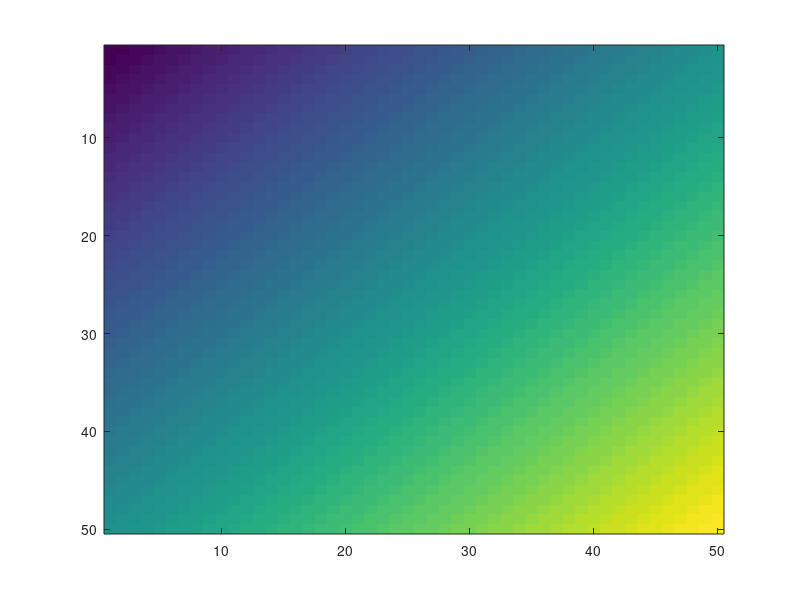
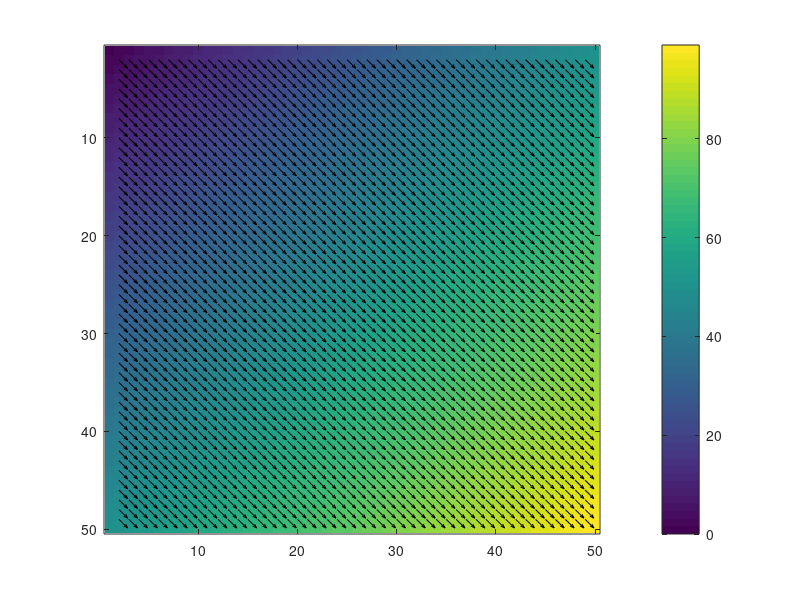

Source code (MATLAB) for these figures, in order:
%% Example matrix testing

%activation_times = [0,1,2,3,5;1,2,3,4,5;2,3,4,9,4;3,4,5,6,7;4,5,6,7,8];

activation_times = zeros(50,50);
for i = 1:50
    activation_times(i,:) = i:i+49;
end




figure
imagesc(activation_times)



% Size of the grid (assuming it's a square grid)
grid_size = size(activation_times);
nrows = grid_size(1);
ncols = grid_size(2);

% Neighborhood size
neighborhood_size = 3;

% Initialize vectors to store results
vector_field = zeros(nrows, ncols, 2); % 2 for x and y components of vectors

% Iterate over each point in the grid
for i = 2:nrows-1
    for j = 2:ncols-1
        % Extract local neighborhood
        neighborhood = activation_times(i-1:i+1, j-1:j+1);
        
        % Create coordinate grid for least squares fitting
        [X, Y] = meshgrid(-1:1, -1:1);
        
        % Flatten matrices for least squares calculation
        A = [ones(numel(X), 1), X(:), Y(:)];
        b = neighborhood(:);
        
        % Perform least squares fit
        coeffs = A\b;
        
        % Extract coefficients for vector (ignore constant term)
        vector_x = coeffs(2);
        vector_y = coeffs(3);
        
        % Store vector in vector field
        vector_field(i, j, 1) = vector_x;
        vector_field(i, j, 2) = vector_y;
    end
end

% Display or use vector_field as needed


U = reshape(vector_field(:,:,1),[],1);
V = reshape(vector_field(:,:,2),[],1);

figure
imagesc(activation_times)
colorbar
hold on
X = zeros(50,50);
for i = 1:50
    X(i,:) = 1:50;
end
Y = zeros(50,50);
for i = 1:50
    Y(i,:) = i;
end

X = reshape(X,[],1);
Y = reshape(Y,[],1);

q = quiver(X,Y,U,V,'k');
